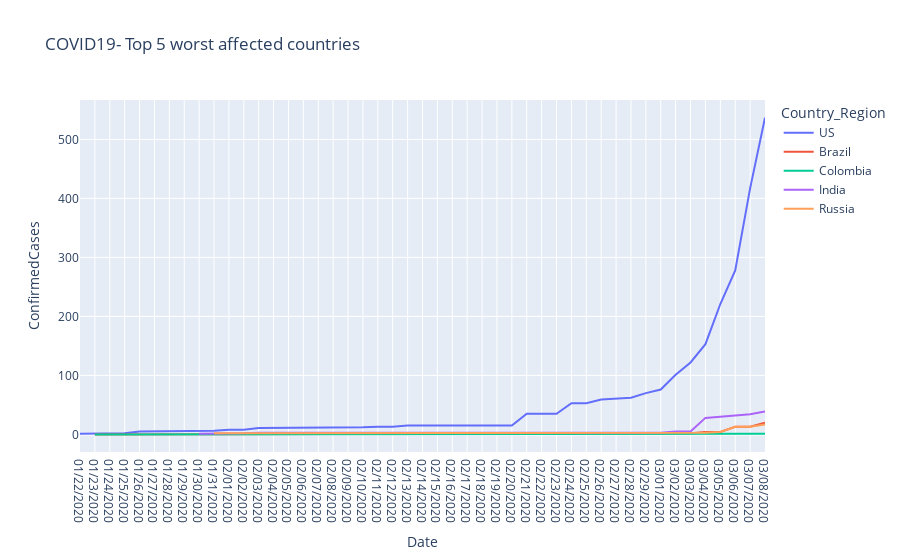

Notebook code for this chart:
### Code cell
#Get the top 5 countries
last_date = df.Date.max()
df_countries = df[df['Date']==last_date]
df_countries = df_countries.groupby('Country_Region', as_index=False)['ConfirmedCases','Fatalities','Recovered'].sum()
df_countries = df_countries.sort_values(by = 'ConfirmedCases',ascending =False)
df_trend = df.groupby(['Date','Country_Region'], as_index=False)['ConfirmedCases','Fatalities','Recovered'].sum()
top5 = df_trend.loc[df_trend['Country_Region'].isin(['US', 'Brazil', 'India', 'Russia', 'Colombia'])]
figa = px.line(top5, x='Date', y='ConfirmedCases', color='Country_Region', title='COVID19- Top 5 worst affected countries')
figa.show()

### Figure 1 — Plotly figure (JSON) as saved in the notebook; plotly's stock layout.template omitted (floating-point values rounded to 4 significant figures)
{"data": [{"hovertemplate": "Country_Region=US<br>Date=%{x}<br>ConfirmedCases=%{y}<extra></extra>", "legendgroup": "US", "line": {"color": "#636efa", "dash": "solid"}, "marker": {"symbol": "circle"}, "mode": "lines", "name": "US", "orientation": "v", "showlegend": true, "type": "scatter", "x": ["01/22/2020", "01/23/2020", "01/24/2020", "01/25/2020", "01/26/2020", "01/27/2020", "01/28/2020", "01/29/2020", "01/30/2020", "01/31/2020", "02/01/2020", "02/02/2020", "02/03/2020", "02/04/2020", "02/05/2020", "02/06/2020", "02/07/2020", "02/08/2020", "02/09/2020", "02/10/2020", "02/11/2020", "02/12/2020", "02/13/2020", "02/14/2020", "02/15/2020", "02/16/2020", "02/17/2020", "02/18/2020", "02/19/2020", "02/20/2020", "02/21/2020", "02/22/2020", "02/23/2020", "02/24/2020", "02/25/2020", "02/26/2020", "02/27/2020", "02/28/2020", "02/29/2020", "03/01/2020", "03/02/2020", "03/03/2020", "03/04/2020", "03/05/2020", "03/06/2020", "03/07/2020", "03/08/2020"], "xaxis": "x", "y": [1, 1, 2, 2, 5, 5, 5, 5, 5, 6, 8, 8, 11, 11, 12, 12, 12, 12, 12, 12, 13, 13, 15, 15, 15, 15, 15, 15, 15, 15, 35, 35, 35, 53, 53, 59, 60, 62, 70, 76, 101, 122, 153, 221, 278, 417, 537], "yaxis": "y"}, {"hovertemplate": "Country_Region=Brazil<br>Date=%{x}<br>ConfirmedCases=%{y}<extra></extra>", "legendgroup": "Brazil", "line": {"color": "#EF553B", "dash": "solid"}, "marker": {"symbol": "circle"}, "mode": "lines", "name": "Brazil", "orientation": "v", "showlegend": true, "type": "scatter", "x": ["01/23/2020", "02/26/2020", "02/27/2020", "02/28/2020", "02/29/2020", "03/01/2020", "03/02/2020", "03/03/2020", "03/04/2020", "03/05/2020", "03/06/2020", "03/07/2020", "03/08/2020"], "xaxis": "x", "y": [0, 1, 1, 1, 2, 2, 2, 2, 4, 4, 13, 13, 20], "yaxis": "y"}, {"hovertemplate": "Country_Region=Colombia<br>Date=%{x}<br>ConfirmedCases=%{y}<extra></extra>", "legendgroup": "Colombia", "line": {"color": "#00cc96", "dash": "solid"}, "marker": {"symbol": "circle"}, "mode": "lines", "name": "Colombia", "orientation": "v", "showlegend": true, "type": "scatter", "x": ["01/23/2020", "03/06/2020", "03/07/2020", "03/08/2020"], "xaxis": "x", "y": [0, 1, 1, 1], "yaxis": "y"}, {"hovertemplate": "Country_Region=India<br>Date=%{x}<br>ConfirmedCases=%{y}<extra></extra>", "legendgroup": "India", "line": {"color": "#ab63fa", "dash": "solid"}, "marker": {"symbol": "circle"}, "mode": "lines", "name": "India", "orientation": "v", "showlegend": true, "type": "scatter", "x": ["01/30/2020", "01/31/2020", "02/01/2020", "02/02/2020", "02/03/2020", "02/04/2020", "02/05/2020", "02/06/2020", "02/07/2020", "02/08/2020", "02/09/2020", "02/10/2020", "02/11/2020", "02/12/2020", "02/13/2020", "02/14/2020", "02/15/2020", "02/16/2020", "02/17/2020", "02/18/2020", "02/19/2020", "02/20/2020", "02/21/2020", "02/22/2020", "02/23/2020", "02/24/2020", "02/25/2020", "02/26/2020", "02/27/2020", "02/28/2020", "02/29/2020", "03/01/2020", "03/02/2020", "03/03/2020", "03/04/2020", "03/05/2020", "03/06/2020", "03/07/2020", "03/08/2020"], "xaxis": "x", "y": [1, 1, 1, 2, 3, 3, 3, 3, 3, 3, 3, 3, 3, 3, 3, 3, 3, 3, 3, 3, 3, 3, 3, 3, 3, 3, 3, 3, 3, 3, 3, 3, 5, 5, 28, 30, 31, 34, 39], "yaxis": "y"}, {"hovertemplate": "Country_Region=Russia<br>Date=%{x}<br>ConfirmedCases=%{y}<extra></extra>", "legendgroup": "Russia", "line": {"color": "#FFA15A", "dash": "solid"}, "marker": {"symbol": "circle"}, "mode": "lines", "name": "Russia", "orientation": "v", "showlegend": true, "type": "scatter", "x": ["01/31/2020", "02/01/2020", "02/02/2020", "02/03/2020", "02/04/2020", "02/05/2020", "02/06/2020", "02/07/2020", "02/08/2020", "02/09/2020", "02/10/2020", "02/11/2020", "02/12/2020", "02/13/2020", "02/14/2020", "02/15/2020", "02/16/2020", "02/17/2020", "02/18/2020", "02/19/2020", "02/20/2020", "02/21/2020", "02/22/2020", "02/23/2020", "02/24/2020", "02/25/2020", "02/26/2020", "02/27/2020", "02/28/2020", "02/29/2020", "03/01/2020", "03/02/2020", "03/03/2020", "03/04/2020", "03/05/2020", "03/06/2020", "03/07/2020", "03/08/2020"], "xaxis": "x", "y": [2, 2, 2, 2, 2, 2, 2, 2, 2, 2, 2, 2, 2, 2, 2, 2, 2, 2, 2, 2, 2, 2, 2, 2, 2, 2, 2, 2, 2, 2, 2, 3, 3, 3, 4, 13, 13, 17], "yaxis": "y"}], "layout": {"legend": {"title": {"text": "Country_Region"}, "tracegroupgap": 0}, "title": {"text": "COVID19- Top 5 worst affected countries"}, "xaxis": {"anchor": "y", "domain": [0, 1], "title": {"text": "Date"}}, "yaxis": {"anchor": "x", "domain": [0, 1], "title": {"text": "ConfirmedCases"}}}}
